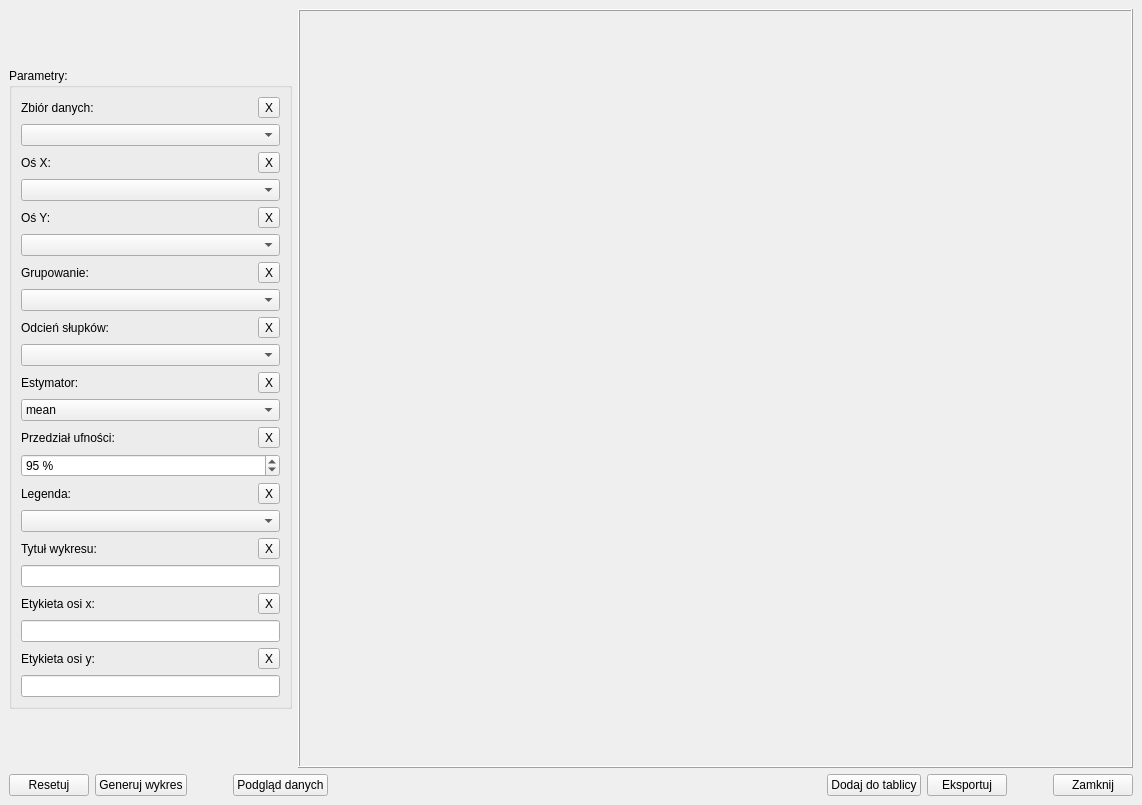
<?xml version="1.0" encoding="UTF-8"?>
<ui version="4.0">
 <class>MainWindow_Bar_Plot</class>
 <widget class="QMainWindow" name="MainWindow_Bar_Plot">
  <property name="windowModality">
   <enum>Qt::WindowModal</enum>
  </property>
  <property name="geometry">
   <rect>
    <x>0</x>
    <y>0</y>
    <width>1142</width>
    <height>805</height>
   </rect>
  </property>
  <property name="windowTitle">
   <string>Wykres słupkowy</string>
  </property>
  <widget class="QWidget" name="centralwidget">
   <layout class="QVBoxLayout" name="verticalLayout_12">
    <item>
     <layout class="QHBoxLayout" name="horizontalLayout_2">
      <item>
       <layout class="QHBoxLayout" name="horizontalLayout">
        <item>
         <layout class="QVBoxLayout" name="verticalLayout_2">
          <item>
           <spacer name="verticalSpacer_2">
            <property name="orientation">
             <enum>Qt::Vertical</enum>
            </property>
            <property name="sizeHint" stdset="0">
             <size>
              <width>20</width>
              <height>40</height>
             </size>
            </property>
           </spacer>
          </item>
          <item>
           <widget class="QGroupBox" name="groupBox">
            <property name="sizePolicy">
             <sizepolicy hsizetype="Fixed" vsizetype="Fixed">
              <horstretch>0</horstretch>
              <verstretch>0</verstretch>
             </sizepolicy>
            </property>
            <property name="title">
             <string>Parametry:</string>
            </property>
            <layout class="QVBoxLayout" name="verticalLayout_13">
             <item>
              <layout class="QVBoxLayout" name="verticalLayout_3">
               <item>
                <layout class="QHBoxLayout" name="horizontalLayout_3">
                 <item>
                  <widget class="QLabel" name="label">
                   <property name="text">
                    <string>Zbiór danych:</string>
                   </property>
                  </widget>
                 </item>
                 <item>
                  <spacer name="horizontalSpacer">
                   <property name="orientation">
                    <enum>Qt::Horizontal</enum>
                   </property>
                   <property name="sizeHint" stdset="0">
                    <size>
                     <width>40</width>
                     <height>20</height>
                    </size>
                   </property>
                  </spacer>
                 </item>
                 <item>
                  <widget class="QToolButton" name="toolButton_Data">
                   <property name="text">
                    <string>X</string>
                   </property>
                  </widget>
                 </item>
                </layout>
               </item>
               <item>
                <widget class="QComboBox" name="comboBox_Data">
                 <property name="minimumSize">
                  <size>
                   <width>250</width>
                   <height>0</height>
                  </size>
                 </property>
                 <property name="placeholderText">
                  <string>Wybierz zbiór danych...</string>
                 </property>
                </widget>
               </item>
              </layout>
             </item>
             <item>
              <layout class="QVBoxLayout" name="verticalLayout">
               <item>
                <layout class="QHBoxLayout" name="horizontalLayout_4">
                 <item>
                  <widget class="QLabel" name="label_2">
                   <property name="text">
                    <string>Oś X:</string>
                   </property>
                  </widget>
                 </item>
                 <item>
                  <spacer name="horizontalSpacer_4">
                   <property name="orientation">
                    <enum>Qt::Horizontal</enum>
                   </property>
                   <property name="sizeHint" stdset="0">
                    <size>
                     <width>40</width>
                     <height>20</height>
                    </size>
                   </property>
                  </spacer>
                 </item>
                 <item>
                  <widget class="QToolButton" name="toolButton_X">
                   <property name="text">
                    <string>X</string>
                   </property>
                  </widget>
                 </item>
                </layout>
               </item>
               <item>
                <widget class="QComboBox" name="comboBox_X">
                 <property name="minimumSize">
                  <size>
                   <width>250</width>
                   <height>0</height>
                  </size>
                 </property>
                 <property name="placeholderText">
                  <string>Wybierz dane na osi x...</string>
                 </property>
                </widget>
               </item>
              </layout>
             </item>
             <item>
              <layout class="QVBoxLayout" name="verticalLayout_5">
               <item>
                <layout class="QHBoxLayout" name="horizontalLayout_5">
                 <item>
                  <widget class="QLabel" name="label_3">
                   <property name="text">
                    <string>Oś Y:</string>
                   </property>
                  </widget>
                 </item>
                 <item>
                  <spacer name="horizontalSpacer_5">
                   <property name="orientation">
                    <enum>Qt::Horizontal</enum>
                   </property>
                   <property name="sizeHint" stdset="0">
                    <size>
                     <width>40</width>
                     <height>20</height>
                    </size>
                   </property>
                  </spacer>
                 </item>
                 <item>
                  <widget class="QToolButton" name="toolButton_Y">
                   <property name="text">
                    <string>X</string>
                   </property>
                  </widget>
                 </item>
                </layout>
               </item>
               <item>
                <widget class="QComboBox" name="comboBox_Y">
                 <property name="minimumSize">
                  <size>
                   <width>250</width>
                   <height>0</height>
                  </size>
                 </property>
                 <property name="placeholderText">
                  <string>Wybierz dane na osi y...</string>
                 </property>
                </widget>
               </item>
              </layout>
             </item>
             <item>
              <layout class="QVBoxLayout" name="verticalLayout_6">
               <item>
                <layout class="QHBoxLayout" name="horizontalLayout_6">
                 <item>
                  <widget class="QLabel" name="label_4">
                   <property name="text">
                    <string>Grupowanie:</string>
                   </property>
                  </widget>
                 </item>
                 <item>
                  <spacer name="horizontalSpacer_6">
                   <property name="orientation">
                    <enum>Qt::Horizontal</enum>
                   </property>
                   <property name="sizeHint" stdset="0">
                    <size>
                     <width>40</width>
                     <height>20</height>
                    </size>
                   </property>
                  </spacer>
                 </item>
                 <item>
                  <widget class="QToolButton" name="toolButton_Hue">
                   <property name="text">
                    <string>X</string>
                   </property>
                  </widget>
                 </item>
                </layout>
               </item>
               <item>
                <widget class="QComboBox" name="comboBox_Hue">
                 <property name="minimumSize">
                  <size>
                   <width>250</width>
                   <height>0</height>
                  </size>
                 </property>
                 <property name="placeholderText">
                  <string>Wybierz dane według, których grupować...</string>
                 </property>
                </widget>
               </item>
              </layout>
             </item>
             <item>
              <layout class="QVBoxLayout" name="verticalLayout_15">
               <item>
                <layout class="QHBoxLayout" name="horizontalLayout_8">
                 <item>
                  <widget class="QLabel" name="label_6">
                   <property name="text">
                    <string>Odcień słupków:</string>
                   </property>
                  </widget>
                 </item>
                 <item>
                  <spacer name="horizontalSpacer_8">
                   <property name="orientation">
                    <enum>Qt::Horizontal</enum>
                   </property>
                   <property name="sizeHint" stdset="0">
                    <size>
                     <width>40</width>
                     <height>20</height>
                    </size>
                   </property>
                  </spacer>
                 </item>
                 <item>
                  <widget class="QToolButton" name="toolButton_Style">
                   <property name="text">
                    <string>X</string>
                   </property>
                  </widget>
                 </item>
                </layout>
               </item>
               <item>
                <widget class="QComboBox" name="comboBox_Style">
                 <property name="minimumSize">
                  <size>
                   <width>250</width>
                   <height>0</height>
                  </size>
                 </property>
                 <property name="currentIndex">
                  <number>-1</number>
                 </property>
                 <property name="placeholderText">
                  <string>Wybierz odcień słupków...</string>
                 </property>
                 <item>
                  <property name="text">
                   <string>deep</string>
                  </property>
                 </item>
                 <item>
                  <property name="text">
                   <string>muted</string>
                  </property>
                 </item>
                 <item>
                  <property name="text">
                   <string>bright</string>
                  </property>
                 </item>
                 <item>
                  <property name="text">
                   <string>pastel</string>
                  </property>
                 </item>
                 <item>
                  <property name="text">
                   <string>dark</string>
                  </property>
                 </item>
                 <item>
                  <property name="text">
                   <string>colorblind</string>
                  </property>
                 </item>
                 <item>
                  <property name="text">
                   <string>Reds</string>
                  </property>
                 </item>
                 <item>
                  <property name="text">
                   <string>Blues</string>
                  </property>
                 </item>
                 <item>
                  <property name="text">
                   <string>Greens</string>
                  </property>
                 </item>
                 <item>
                  <property name="text">
                   <string>Oranges</string>
                  </property>
                 </item>
                 <item>
                  <property name="text">
                   <string>Purples</string>
                  </property>
                 </item>
                 <item>
                  <property name="text">
                   <string>Greys</string>
                  </property>
                 </item>
                 <item>
                  <property name="text">
                   <string>Set1</string>
                  </property>
                 </item>
                 <item>
                  <property name="text">
                   <string>Set2</string>
                  </property>
                 </item>
                 <item>
                  <property name="text">
                   <string>Set3</string>
                  </property>
                 </item>
                </widget>
               </item>
               <item>
                <layout class="QVBoxLayout" name="verticalLayout_8">
                 <item>
                  <layout class="QHBoxLayout" name="horizontalLayout_9">
                   <item>
                    <widget class="QLabel" name="label_7">
                     <property name="text">
                      <string>Estymator:</string>
                     </property>
                    </widget>
                   </item>
                   <item>
                    <spacer name="horizontalSpacer_9">
                     <property name="orientation">
                      <enum>Qt::Horizontal</enum>
                     </property>
                     <property name="sizeHint" stdset="0">
                      <size>
                       <width>40</width>
                       <height>20</height>
                      </size>
                     </property>
                    </spacer>
                   </item>
                   <item>
                    <widget class="QToolButton" name="toolButton_Estimator">
                     <property name="text">
                      <string>X</string>
                     </property>
                    </widget>
                   </item>
                  </layout>
                 </item>
                 <item>
                  <widget class="QComboBox" name="comboBox_Estimator">
                   <property name="minimumSize">
                    <size>
                     <width>250</width>
                     <height>0</height>
                    </size>
                   </property>
                   <property name="currentIndex">
                    <number>0</number>
                   </property>
                   <property name="placeholderText">
                    <string>Wybierz estymator...</string>
                   </property>
                   <item>
                    <property name="text">
                     <string>mean</string>
                    </property>
                   </item>
                   <item>
                    <property name="text">
                     <string>sum</string>
                    </property>
                   </item>
                   <item>
                    <property name="text">
                     <string>median</string>
                    </property>
                   </item>
                   <item>
                    <property name="text">
                     <string>std</string>
                    </property>
                   </item>
                   <item>
                    <property name="text">
                     <string>min</string>
                    </property>
                   </item>
                   <item>
                    <property name="text">
                     <string>max</string>
                    </property>
                   </item>
                   <item>
                    <property name="text">
                     <string>var</string>
                    </property>
                   </item>
                  </widget>
                 </item>
                </layout>
               </item>
              </layout>
             </item>
             <item>
              <layout class="QVBoxLayout" name="verticalLayout_7">
               <item>
                <layout class="QHBoxLayout" name="horizontalLayout_7">
                 <item>
                  <widget class="QLabel" name="label_5">
                   <property name="text">
                    <string>Przedział ufności:</string>
                   </property>
                  </widget>
                 </item>
                 <item>
                  <spacer name="horizontalSpacer_7">
                   <property name="orientation">
                    <enum>Qt::Horizontal</enum>
                   </property>
                   <property name="sizeHint" stdset="0">
                    <size>
                     <width>40</width>
                     <height>20</height>
                    </size>
                   </property>
                  </spacer>
                 </item>
                 <item>
                  <widget class="QToolButton" name="toolButton_CI">
                   <property name="text">
                    <string>X</string>
                   </property>
                  </widget>
                 </item>
                </layout>
               </item>
               <item>
                <widget class="QSpinBox" name="spinBox_CI">
                 <property name="alignment">
                  <set>Qt::AlignLeading|Qt::AlignLeft|Qt::AlignVCenter</set>
                 </property>
                 <property name="suffix">
                  <string> %</string>
                 </property>
                 <property name="prefix">
                  <string/>
                 </property>
                 <property name="minimum">
                  <number>-1</number>
                 </property>
                 <property name="maximum">
                  <number>100</number>
                 </property>
                 <property name="value">
                  <number>95</number>
                 </property>
                </widget>
               </item>
              </layout>
             </item>
             <item>
              <layout class="QVBoxLayout" name="verticalLayout_4">
               <item>
                <layout class="QHBoxLayout" name="horizontalLayout_10">
                 <item>
                  <widget class="QLabel" name="label_8">
                   <property name="text">
                    <string>Legenda:</string>
                   </property>
                  </widget>
                 </item>
                 <item>
                  <spacer name="horizontalSpacer_10">
                   <property name="orientation">
                    <enum>Qt::Horizontal</enum>
                   </property>
                   <property name="sizeHint" stdset="0">
                    <size>
                     <width>40</width>
                     <height>20</height>
                    </size>
                   </property>
                  </spacer>
                 </item>
                 <item>
                  <widget class="QToolButton" name="toolButton_Legend">
                   <property name="text">
                    <string>X</string>
                   </property>
                  </widget>
                 </item>
                </layout>
               </item>
               <item>
                <widget class="QComboBox" name="comboBox_Legend">
                 <property name="minimumSize">
                  <size>
                   <width>250</width>
                   <height>0</height>
                  </size>
                 </property>
                 <property name="currentIndex">
                  <number>-1</number>
                 </property>
                 <property name="placeholderText">
                  <string>Wybierz opcje wyświetlania legendy...</string>
                 </property>
                 <item>
                  <property name="text">
                   <string>auto</string>
                  </property>
                 </item>
                 <item>
                  <property name="text">
                   <string>brief</string>
                  </property>
                 </item>
                 <item>
                  <property name="text">
                   <string>full</string>
                  </property>
                 </item>
                 <item>
                  <property name="text">
                   <string>Brak</string>
                  </property>
                 </item>
                </widget>
               </item>
              </layout>
             </item>
             <item>
              <layout class="QVBoxLayout" name="verticalLayout_9">
               <item>
                <layout class="QHBoxLayout" name="horizontalLayout_12">
                 <item>
                  <widget class="QLabel" name="label_9">
                   <property name="text">
                    <string>Tytuł wykresu:</string>
                   </property>
                  </widget>
                 </item>
                 <item>
                  <spacer name="horizontalSpacer_11">
                   <property name="orientation">
                    <enum>Qt::Horizontal</enum>
                   </property>
                   <property name="sizeHint" stdset="0">
                    <size>
                     <width>40</width>
                     <height>20</height>
                    </size>
                   </property>
                  </spacer>
                 </item>
                 <item>
                  <widget class="QToolButton" name="toolButton_Title_Plot">
                   <property name="text">
                    <string>X</string>
                   </property>
                  </widget>
                 </item>
                </layout>
               </item>
               <item>
                <widget class="QLineEdit" name="lineEdit_Title_Plot"/>
               </item>
              </layout>
             </item>
             <item>
              <layout class="QVBoxLayout" name="verticalLayout_10">
               <item>
                <layout class="QHBoxLayout" name="horizontalLayout_13">
                 <item>
                  <widget class="QLabel" name="label_10">
                   <property name="text">
                    <string>Etykieta osi x:</string>
                   </property>
                  </widget>
                 </item>
                 <item>
                  <spacer name="horizontalSpacer_12">
                   <property name="orientation">
                    <enum>Qt::Horizontal</enum>
                   </property>
                   <property name="sizeHint" stdset="0">
                    <size>
                     <width>40</width>
                     <height>20</height>
                    </size>
                   </property>
                  </spacer>
                 </item>
                 <item>
                  <widget class="QToolButton" name="toolButton_Label_X">
                   <property name="text">
                    <string>X</string>
                   </property>
                  </widget>
                 </item>
                </layout>
               </item>
               <item>
                <widget class="QLineEdit" name="lineEdit_Label_X"/>
               </item>
              </layout>
             </item>
             <item>
              <layout class="QVBoxLayout" name="verticalLayout_11">
               <item>
                <layout class="QHBoxLayout" name="horizontalLayout_14">
                 <item>
                  <widget class="QLabel" name="label_11">
                   <property name="text">
                    <string>Etykieta osi y:</string>
                   </property>
                  </widget>
                 </item>
                 <item>
                  <spacer name="horizontalSpacer_13">
                   <property name="orientation">
                    <enum>Qt::Horizontal</enum>
                   </property>
                   <property name="sizeHint" stdset="0">
                    <size>
                     <width>40</width>
                     <height>20</height>
                    </size>
                   </property>
                  </spacer>
                 </item>
                 <item>
                  <widget class="QToolButton" name="toolButton_Label_Y">
                   <property name="text">
                    <string>X</string>
                   </property>
                  </widget>
                 </item>
                </layout>
               </item>
               <item>
                <widget class="QLineEdit" name="lineEdit_Label_Y"/>
               </item>
              </layout>
             </item>
            </layout>
           </widget>
          </item>
          <item>
           <spacer name="verticalSpacer">
            <property name="orientation">
             <enum>Qt::Vertical</enum>
            </property>
            <property name="sizeHint" stdset="0">
             <size>
              <width>20</width>
              <height>40</height>
             </size>
            </property>
           </spacer>
          </item>
         </layout>
        </item>
       </layout>
      </item>
      <item>
       <widget class="QFrame" name="frame">
        <property name="frameShape">
         <enum>QFrame::Box</enum>
        </property>
        <property name="frameShadow">
         <enum>QFrame::Raised</enum>
        </property>
        <layout class="QVBoxLayout" name="verticalLayout_14">
         <item>
          <widget class="QWidget" name="widget_Plot" native="true">
           <property name="sizePolicy">
            <sizepolicy hsizetype="Expanding" vsizetype="Expanding">
             <horstretch>0</horstretch>
             <verstretch>0</verstretch>
            </sizepolicy>
           </property>
          </widget>
         </item>
        </layout>
       </widget>
      </item>
     </layout>
    </item>
    <item>
     <layout class="QHBoxLayout" name="horizontalLayout_11">
      <item>
       <widget class="QPushButton" name="pushButton_Reset_Options">
        <property name="text">
         <string>Resetuj</string>
        </property>
       </widget>
      </item>
      <item>
       <widget class="QPushButton" name="pushButton_Generate_Plot">
        <property name="text">
         <string>Generuj wykres</string>
        </property>
       </widget>
      </item>
      <item>
       <spacer name="horizontalSpacer_14">
        <property name="orientation">
         <enum>Qt::Horizontal</enum>
        </property>
        <property name="sizeType">
         <enum>QSizePolicy::Fixed</enum>
        </property>
        <property name="sizeHint" stdset="0">
         <size>
          <width>40</width>
          <height>20</height>
         </size>
        </property>
       </spacer>
      </item>
      <item>
       <widget class="QPushButton" name="pushButton_Data_Preview">
        <property name="text">
         <string>Podgląd danych</string>
        </property>
       </widget>
      </item>
      <item>
       <spacer name="horizontalSpacer_2">
        <property name="orientation">
         <enum>Qt::Horizontal</enum>
        </property>
        <property name="sizeHint" stdset="0">
         <size>
          <width>40</width>
          <height>20</height>
         </size>
        </property>
       </spacer>
      </item>
      <item>
       <widget class="QPushButton" name="pushButton_Add_To_Board">
        <property name="text">
         <string>Dodaj do tablicy</string>
        </property>
       </widget>
      </item>
      <item>
       <widget class="QPushButton" name="pushButton_Export">
        <property name="text">
         <string>Eksportuj</string>
        </property>
       </widget>
      </item>
      <item>
       <spacer name="horizontalSpacer_3">
        <property name="orientation">
         <enum>Qt::Horizontal</enum>
        </property>
        <property name="sizeType">
         <enum>QSizePolicy::Fixed</enum>
        </property>
        <property name="sizeHint" stdset="0">
         <size>
          <width>40</width>
          <height>20</height>
         </size>
        </property>
       </spacer>
      </item>
      <item>
       <widget class="QPushButton" name="pushButton_Close">
        <property name="text">
         <string>Zamknij</string>
        </property>
       </widget>
      </item>
     </layout>
    </item>
   </layout>
  </widget>
 </widget>
 <resources/>
 <connections>
  <connection>
   <sender>pushButton_Close</sender>
   <signal>clicked()</signal>
   <receiver>MainWindow_Bar_Plot</receiver>
   <slot>close()</slot>
   <hints>
    <hint type="sourcelabel">
     <x>1094</x>
     <y>782</y>
    </hint>
    <hint type="destinationlabel">
     <x>570</x>
     <y>402</y>
    </hint>
   </hints>
  </connection>
  <connection>
   <sender>toolButton_Data</sender>
   <signal>clicked()</signal>
   <receiver>comboBox_Data</receiver>
   <slot>clearEditText()</slot>
   <hints>
    <hint type="sourcelabel">
     <x>335</x>
     <y>79</y>
    </hint>
    <hint type="destinationlabel">
     <x>184</x>
     <y>108</y>
    </hint>
   </hints>
  </connection>
  <connection>
   <sender>toolButton_X</sender>
   <signal>clicked()</signal>
   <receiver>comboBox_X</receiver>
   <slot>clearEditText()</slot>
   <hints>
    <hint type="sourcelabel">
     <x>335</x>
     <y>139</y>
    </hint>
    <hint type="destinationlabel">
     <x>184</x>
     <y>168</y>
    </hint>
   </hints>
  </connection>
  <connection>
   <sender>toolButton_Y</sender>
   <signal>clicked()</signal>
   <receiver>comboBox_Y</receiver>
   <slot>clearEditText()</slot>
   <hints>
    <hint type="sourcelabel">
     <x>335</x>
     <y>199</y>
    </hint>
    <hint type="destinationlabel">
     <x>184</x>
     <y>228</y>
    </hint>
   </hints>
  </connection>
  <connection>
   <sender>toolButton_Hue</sender>
   <signal>clicked()</signal>
   <receiver>comboBox_Hue</receiver>
   <slot>clearEditText()</slot>
   <hints>
    <hint type="sourcelabel">
     <x>335</x>
     <y>259</y>
    </hint>
    <hint type="destinationlabel">
     <x>184</x>
     <y>288</y>
    </hint>
   </hints>
  </connection>
  <connection>
   <sender>toolButton_Title_Plot</sender>
   <signal>clicked()</signal>
   <receiver>lineEdit_Title_Plot</receiver>
   <slot>clear()</slot>
   <hints>
    <hint type="sourcelabel">
     <x>335</x>
     <y>559</y>
    </hint>
    <hint type="destinationlabel">
     <x>184</x>
     <y>588</y>
    </hint>
   </hints>
  </connection>
  <connection>
   <sender>toolButton_Style</sender>
   <signal>clicked()</signal>
   <receiver>comboBox_Style</receiver>
   <slot>clearEditText()</slot>
   <hints>
    <hint type="sourcelabel">
     <x>335</x>
     <y>379</y>
    </hint>
    <hint type="destinationlabel">
     <x>184</x>
     <y>408</y>
    </hint>
   </hints>
  </connection>
  <connection>
   <sender>toolButton_Estimator</sender>
   <signal>clicked()</signal>
   <receiver>comboBox_Estimator</receiver>
   <slot>clearEditText()</slot>
   <hints>
    <hint type="sourcelabel">
     <x>334</x>
     <y>438</y>
    </hint>
    <hint type="destinationlabel">
     <x>184</x>
     <y>467</y>
    </hint>
   </hints>
  </connection>
  <connection>
   <sender>toolButton_Label_X</sender>
   <signal>clicked()</signal>
   <receiver>lineEdit_Label_X</receiver>
   <slot>clear()</slot>
   <hints>
    <hint type="sourcelabel">
     <x>335</x>
     <y>619</y>
    </hint>
    <hint type="destinationlabel">
     <x>184</x>
     <y>648</y>
    </hint>
   </hints>
  </connection>
  <connection>
   <sender>toolButton_Legend</sender>
   <signal>clicked()</signal>
   <receiver>comboBox_Legend</receiver>
   <slot>clearEditText()</slot>
   <hints>
    <hint type="sourcelabel">
     <x>335</x>
     <y>499</y>
    </hint>
    <hint type="destinationlabel">
     <x>184</x>
     <y>528</y>
    </hint>
   </hints>
  </connection>
  <connection>
   <sender>toolButton_Label_Y</sender>
   <signal>clicked()</signal>
   <receiver>lineEdit_Label_Y</receiver>
   <slot>clear()</slot>
   <hints>
    <hint type="sourcelabel">
     <x>335</x>
     <y>679</y>
    </hint>
    <hint type="destinationlabel">
     <x>184</x>
     <y>708</y>
    </hint>
   </hints>
  </connection>
  <connection>
   <sender>toolButton_CI</sender>
   <signal>clicked()</signal>
   <receiver>spinBox_CI</receiver>
   <slot>clear()</slot>
   <hints>
    <hint type="sourcelabel">
     <x>263</x>
     <y>439</y>
    </hint>
    <hint type="destinationlabel">
     <x>148</x>
     <y>468</y>
    </hint>
   </hints>
  </connection>
 </connections>
</ui>
